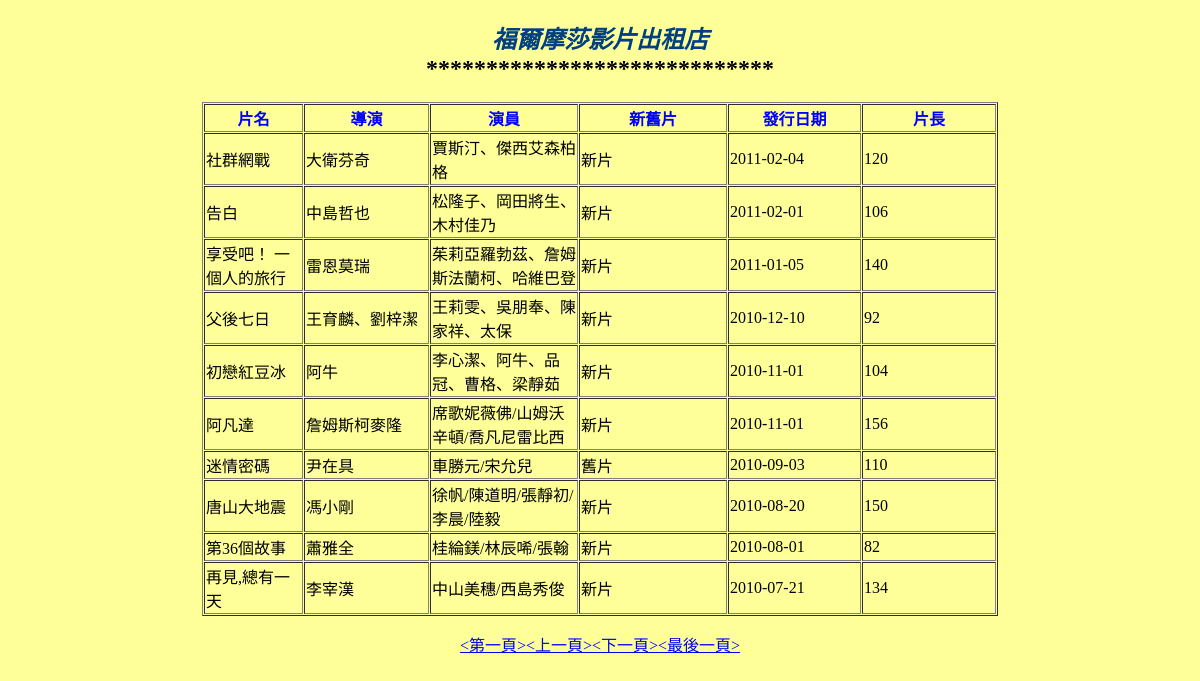
/3.每小節完成檔案/13-2-4/movieshop/index.php, run on the app's committed database.
### tables this page shows
CREATE TABLE `movie` (
  `id` int(10) unsigned zerofill NOT NULL auto_increment,
  `title` varchar(20) NOT NULL COMMENT '片名',
  `director` varchar(10) NOT NULL COMMENT '導演',
  `actor` varchar(20) NOT NULL COMMENT '演員',
  `country` varchar(10) NOT NULL COMMENT '國家',
  `category` varchar(4) NOT NULL COMMENT '影片分級',
  `movietype` varchar(10) NOT NULL COMMENT '影片內容類別',
  `storetype` varchar(7) NOT NULL COMMENT 'DVD/VCD',
  `oldnewtype` varchar(4) NOT NULL COMMENT '新舊片',
  `issuedate` date NOT NULL COMMENT '發行日期',
  `lengthmin` smallint(6) NOT NULL COMMENT '分鐘',
  PRIMARY KEY  (`id`)
);

### 3.每小節完成檔案/13-2-4/movieshop/index.php (the view, shortened to what this page needs)
<?php require_once('Connections/dbconn_movieshop.php'); ?>
<?php
$currentPage = $_SERVER["PHP_SELF"];
$maxRows_rs_movie = 10;
$pageNum_rs_movie = 0;
$startRow_rs_movie = $pageNum_rs_movie * $maxRows_rs_movie;
$query_rs_movie = "SELECT id, title, director, actor, oldnewtype, issuedate, lengthmin FROM movie ORDER BY issuedate DESC";
$query_limit_rs_movie = sprintf("%s LIMIT %d, %d", $query_rs_movie, $startRow_rs_movie, $maxRows_rs_movie);
$rs_movie = mysql_query($query_limit_rs_movie, $dbconn_movieshop) or die(mysql_error());
$row_rs_movie = mysql_fetch_assoc($rs_movie);
if (isset($_GET['totalRows_rs_movie'])) {
  $totalRows_rs_movie = $_GET['totalRows_rs_movie'];
} else {
  $all_rs_movie = mysql_query($query_rs_movie);
  $totalRows_rs_movie = mysql_num_rows($all_rs_movie);
}
$totalPages_rs_movie = ceil($totalRows_rs_movie/$maxRows_rs_movie)-1;
$queryString_rs_movie = "";
$queryString_rs_movie = sprintf("&totalRows_rs_movie=%d%s", $totalRows_rs_movie, $queryString_rs_movie);
?>
<!DOCTYPE html PUBLIC "-//W3C//DTD XHTML 1.0 Transitional//EN" "http://www.w3.org/TR/xhtml1/DTD/xhtml1-transitional.dtd">
<html xmlns="http://www.w3.org/1999/xhtml">
<head>
</head>
<body bgcolor="#FFFF99" alink="#996600">
<h2 align="center" class="webtitle"><em>福爾摩莎影片出租店</em><br />
*****************************</h2>
<table width="796" border="1" align="center" cellpadding="1" cellspacing="1">
  <tr class="columntitle">
    <td width="95" align="center"><strong>片名</strong></td>
    <td width="121" align="center"><strong>導演</strong></td>
    <td width="144" align="center"><strong>演員</strong></td>
    <td width="144" align="center" class="columntitle"><strong>新舊片</strong></td>
    <td width="129" align="center"><strong>發行日期</strong></td>
    <td width="130" align="center"><strong>片長</strong></td>
  </tr>
  <?php do { ?>
    <tr>
      <td><?php echo $row_rs_movie['title']; ?></td>
      <td><?php echo $row_rs_movie['director']; ?></td>
      <td align="left"><?php echo $row_rs_movie['actor']; ?></td>
      <td><?php echo $row_rs_movie['oldnewtype']; ?></td>
      <td><?php echo $row_rs_movie['issuedate']; ?></td>
      <td align="left"><?php echo $row_rs_movie['lengthmin']; ?></td>
    </tr>
    <?php } while ($row_rs_movie = mysql_fetch_assoc($rs_movie)); ?>
</table>
<p align="center"><a href="<?php printf("%s?pageNum_rs_movie=%d%s", $currentPage, 0, $queryString_rs_movie); ?>">&lt;第一頁&gt;</a><a href="<?php printf("%s?pageNum_rs_movie=%d%s", $currentPage, max(0, $pageNum_rs_movie - 1), $queryString_rs_movie); ?>">&lt;上一頁&gt;</a><a href="<?php printf("%s?pageNum_rs_movie=%d%s", $currentPage, min($totalPages_rs_movie, $pageNum_rs_movie + 1), $queryString_rs_movie); ?>">&lt;下一頁&gt;</a><a href="<?php printf("%s?pageNum_rs_movie=%d%s", $currentPage, $totalPages_rs_movie, $queryString_rs_movie); ?>">&lt;最後一頁&gt;</a></p>
<p>&nbsp;</p>
</body>
</html>

### 3.每小節完成檔案/13-2-4/movieshop/index.php (style rules this page uses)
.webtitle { color: #000; }
.webtitle em { color: #0000A0; }
.webtitle em { color: #8080C0; }
.webtitle em { color: #004080; }
.columntitle { color: #000; }
.columntitle td { color: #00F; }

### data on the page
movie: title "社群網戰", director "大衛芬奇", actor "賈斯汀、傑西艾森柏格", oldnewtype "新片", issuedate "2011-02-04", lengthmin "120"
movie: title "告白", director "中島哲也", actor "松隆子、岡田將生、木村佳乃", oldnewtype "新片", issuedate "2011-02-01", lengthmin "106"
movie: title "享受吧！ 一個人的旅行", director "雷恩莫瑞", actor "茱莉亞羅勃茲、詹姆斯法蘭柯、哈維巴登", oldnewtype "新片", issuedate "2011-01-05", lengthmin "140"
movie: title "父後七日", director "王育麟、劉梓潔", actor "王莉雯、吳朋奉、陳家祥、太保", oldnewtype "新片", issuedate "2010-12-10", lengthmin "92"
movie: title "初戀紅豆冰", director "阿牛", actor "李心潔、阿牛、品冠、曹格、梁靜茹", oldnewtype "新片", issuedate "2010-11-01", lengthmin "104"
movie: title "阿凡達", director "詹姆斯柯麥隆", actor "席歌妮薇佛/山姆沃辛頓/喬凡尼雷比西", oldnewtype "新片", issuedate "2010-11-01", lengthmin "156"
movie: title "迷情密碼", director "尹在具", actor "車勝元/宋允兒", oldnewtype "舊片", issuedate "2010-09-03", lengthmin "110"
movie: title "唐山大地震", director "馮小剛", actor "徐帆/陳道明/張靜初/李晨/陸毅", oldnewtype "新片", issuedate "2010-08-20", lengthmin "150"
movie: title "第36個故事", director "蕭雅全", actor "桂綸鎂/林辰唏/張翰", oldnewtype "新片", issuedate "2010-08-01", lengthmin "82"
movie: title "再見,總有一天", director "李宰漢", actor "中山美穗/西島秀俊", oldnewtype "新片", issuedate "2010-07-21", lengthmin "134"
